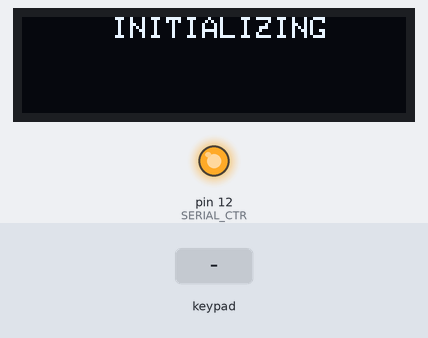
Bench run of a sketch on a simulated Arduino Uno, built with avr-gcc and run on an emulated ATmega328P. On the bench: 128×32 one-colour display, output pins drawn as LEDs (lit = HIGH). Inputs (shaded band) come from the test bench. What the sketch prints to the serial monitor is not drawn.

Above: at 0.1 s.
3.3 s: key 'A' pressed
At 3.6 s:
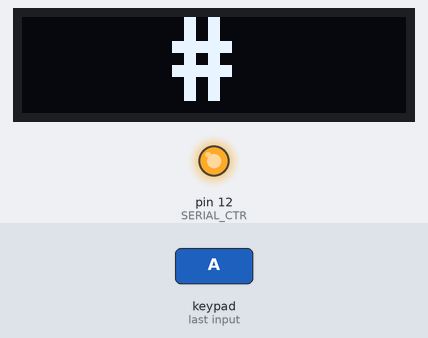
6.3 s: key 'B' pressed
At 6.9 s:
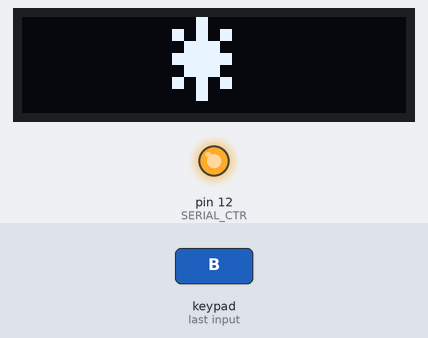
9.3 s: key 'M' pressed
At 10.2 s:
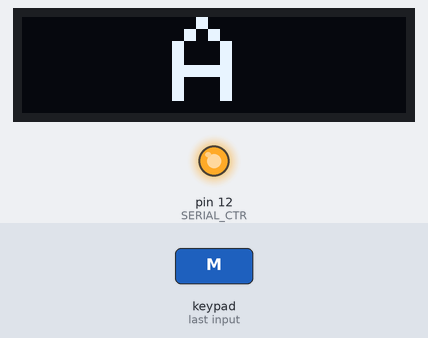
12.3 s: key 'N' pressed
At 12.8 s:
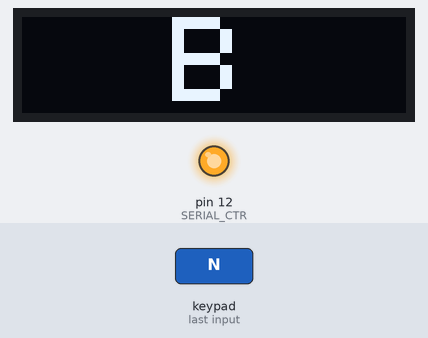
15.3 s: key 'O' pressed
At 16.1 s:
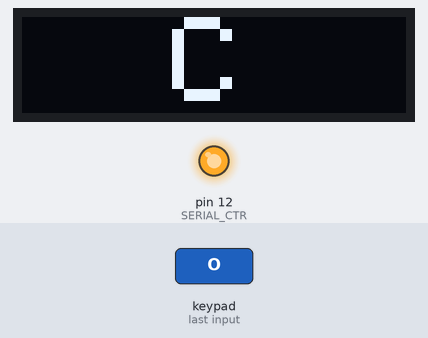
18.3 s: key 'P' pressed
At 19.5 s:
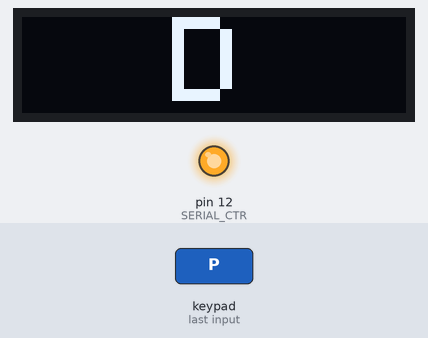
Timing chart, 0 to 21.3 s (numbered marks = the images above; inputs shaded):
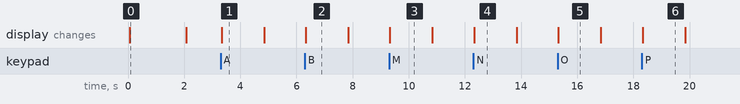

Measured:
- after the input at 3.3 s, the display: changes at once (image 1)
- after the input at 6.3 s, the display: changes at once (image 2)
- after the input at 9.3 s, the display: changes at once (image 3)
- after the input at 12.3 s, the display: changes at once (image 4)
- after the input at 15.3 s, the display: changes at once (image 5)
- after the input at 18.3 s, the display: changes at once (image 6)
- what the display in image 0 shows lasts 2.0 s, from 0.1 s to 2.1 s

The sketch:

main.ino
```cpp
#include <Keypad.h>
#include <SPI.h>
#include <Wire.h>
#include <Adafruit_GFX.h>
#include <Adafruit_SSD1306.h>
#include "KeyConfig.h"

#define SCREEN_WIDTH 128
#define SCREEN_HEIGHT 32
#define OLED_RESET 4

#define SERIAL_CTR 12
#define TRANSMIT_MODE HIGH
#define RECEIVER_MODE LOW

const int KEYPAD_ROW = 4;
const int KEYPAD_COLUMN = 6;
const char KEYS[KEYPAD_ROW][KEYPAD_COLUMN] = {
    {(char)65, (char)66, (char)67, (char)68, (char)69, (char)70},
    {(char)71, (char)72, (char)73, (char)74, (char)75, (char)76},
    {(char)77, (char)78, (char)79, (char)80, (char)81, (char)82},
    {(char)83, (char)84, (char)85, (char)86, (char)87, (char)88}};
const char baseIndex = 'A';

byte ROW_PINS[KEYPAD_ROW] = {2, 3, 4, 5};
byte COLUMN_PINS[KEYPAD_COLUMN] = {6, 7, 8, 9, 10, 11};

Adafruit_SSD1306 display(SCREEN_WIDTH, SCREEN_HEIGHT, &Wire, OLED_RESET);
Keypad keypad(makeKeymap(KEYS), ROW_PINS, COLUMN_PINS, KEYPAD_ROW, KEYPAD_COLUMN);

// Cool down time when no key is pressed
const long SCREENSAVER_TIME = 1500;
long lastPressedTime = 0;

void setup()
{
    Serial.begin(9600);

    // Set the TTL-to-485 interface to Transmitter mode
    pinMode(SERIAL_CTR, OUTPUT);
    digitalWrite(SERIAL_CTR, TRANSMIT_MODE);

    if (!display.begin(SSD1306_SWITCHCAPVCC, 0x3C))
    {
        for (;;)
            ;
    }
    display.clearDisplay();
    display.display();

    display.setTextSize(1);
    display.setTextColor(SSD1306_WHITE);
    display.setCursor(30, 0);
    display.print("INITIALIZING");

    display.display();
    delay(2000);
}

void loop()
{
    char key = keypad.getKey();
    if (key != NO_KEY)
    {
        String command = getCommandFromKey(key);
        printKeyInScreen(command);
        Serial.write(0x02);
        Serial.print(command);
        lastPressedTime = millis();
    }
    else
    {
        if (millis() - lastPressedTime > SCREENSAVER_TIME)
        {
            clearDisplay();
        }
    }
}

String getCommandFromKey(char key)
{
    int index = (int) key - (int) baseIndex;
    int row = (int)index / 6;
    int column = (int)index % 6;
    return COMMAND_LIST[row][column];
}

void clearDisplay()
{
    display.clearDisplay();
    display.display();
}

void printKeyInScreen(String key)
{
    clearDisplay();
    display.setTextSize(4);
    display.setTextColor(SSD1306_WHITE);
    display.setCursor(50, 0);
    display.print(key);
    display.display();
}
```

KeyConfig.h
```cpp
#ifndef KeyConfig_h
#define KeyConfig_h


static const String COMMAND_LIST[4][6] = {
    {"#", "*", "0", "1", "2", "3"},
    {"4", "5", "6", "7", "8", "9"},
    {"A", "B", "C", "D", "E", "F"},
    {"G", "H", "W", "X", "Y", "Z"}};

#endif
```
